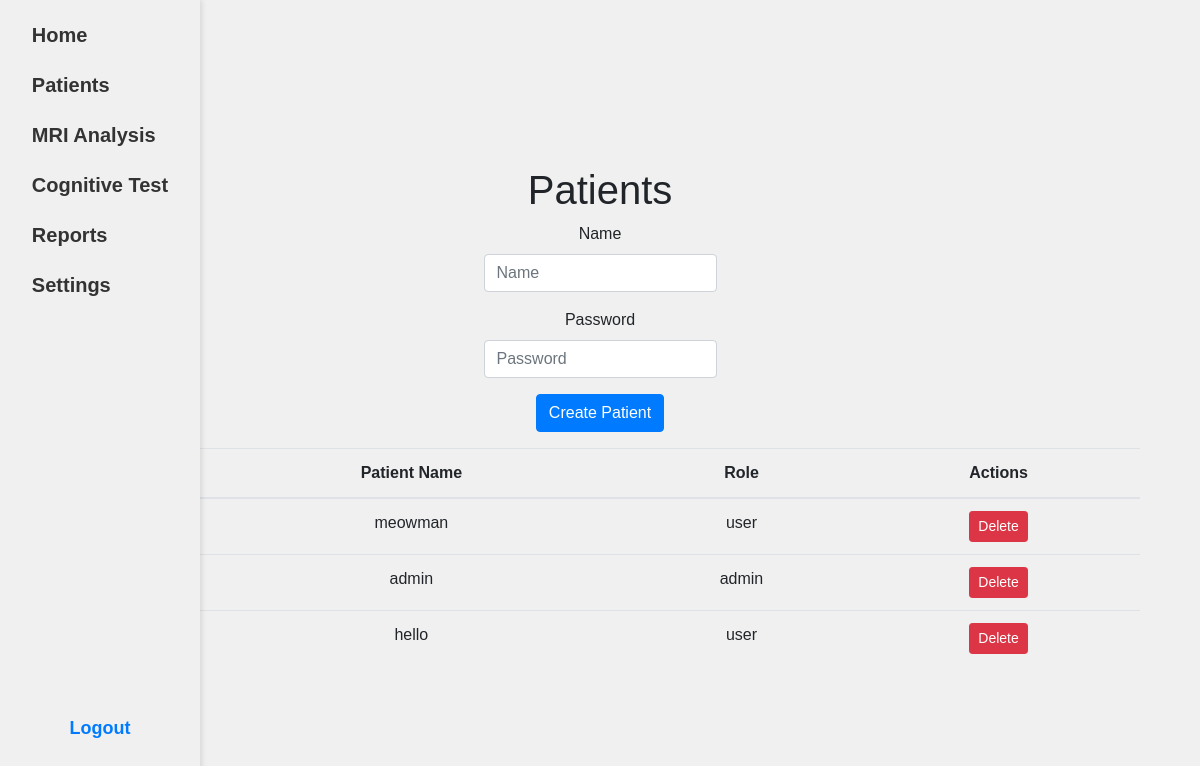
Before: /patients with the older database file.
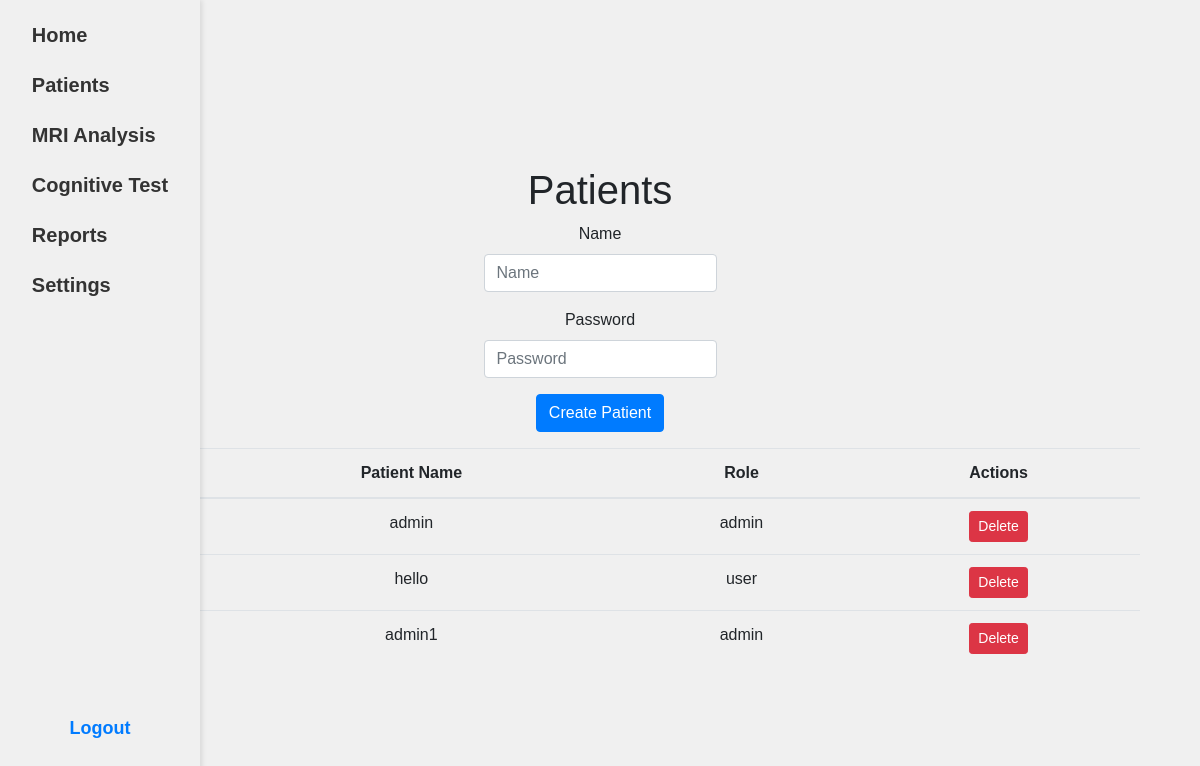
After: the same page with the newer database file.
### app.py (models this page shows, shortened)
class User(UserMixin, db.Model):
    id = db.Column(db.Integer, primary_key=True)
    username = db.Column(db.String(100), unique=True)
    password_hash = db.Column(db.String(100))
    is_admin = db.Column(db.Boolean, default=False)
    cognitive_tests = db.relationship('CognitiveTestData', backref='user', lazy=True)

### app.py (the view)
@app.route('/patients')
def patients():
    patients_data = User.query.all()  # Fetch all patients from the "user" table
    return render_template('admin/patients.html', patients=patients_data)

### templates/admin/patients.html (shortened to what this page needs)
<!DOCTYPE html>
<html lang="en">
<head>
    <link rel="stylesheet" href="https://stackpath.bootstrapcdn.com/bootstrap/4.5.2/css/bootstrap.min.css">
</head>
<body>
{% include 'admin/admin_navbar.html' %}
<div class="container mt-4">
    <div class="container mt-4">
    <h1>Patients</h1>
        <form method="POST" action="{{ url_for('create_patient') }}" class="mb-3">
            <div class="form-group">
                <label for="name">Name</label>
                <input type="text" name="name" id="name" class="form-control" placeholder="Name" required>
            </div>
            <div class="form-group">
                <label for="password">Password</label>
                <input type="password" name="password" id="password" class="form-control" placeholder="Password" required>
            </div>
            <button type="submit" class="btn btn-primary">Create Patient</button>
        </form>
        <table class="table">
            <thead>
                <tr>
                    <th>ID</th>
                    <th>Patient Name</th>
                    <th>Role</th>
                    <th>Actions</th>
                </tr>
            </thead>
            <tbody>
                {% for patient in patients %}
                <tr>
                    <td>{{ patient.id }}</td>
                    <td>{{ patient.username }}</td>
                    <td>{{ 'admin' if patient.is_admin else 'user' }}</td>
                    <td>
                        <a href="{{ url_for('delete_patient', patient_id=patient.id) }}" class="btn btn-danger btn-sm">Delete</a>
                    </td>
                </tr>
                {% endfor %}
            </tbody>
        </table>
    </div>
</body>
</html>

### templates/admin/admin_navbar.html (shortened to what this page needs)
<!DOCTYPE html>
<html lang="en">
<head>
    <link rel="stylesheet" href="{{ url_for('static', filename='css/style.css') }}">
</head>
<body>
    <nav class="navbar">
        <ul>
            <li><a href="{{ url_for('admin_dashboard') }}">Home</a></li>
            <li><a href="{{ url_for('patients') }}">Patients</a></li>
            <li><a href="{{ url_for('mri_analysis') }}">MRI Analysis</a></li>
            <li><a href="{{ url_for('cognitive_test') }}">Cognitive Test</a></li>
            <li><a href="{{ url_for('admin_reports') }}">Reports</a></li>
            <li><a href="{{ url_for('settings') }}">Settings</a></li>
        </ul>
        <div class="navbar-footer">
            <a href="{{ url_for('logout') }}">Logout</a>
        </div>
    </nav>
</body>
</html>

### static/css/style.css (style rules this page uses)
body { display: flex; justify-content: center; align-items: center; height: 100vh; background-color: #f0f0f0; font-family: Arial, sans-serif; }
.form-control { padding: 0.375rem 0.75rem; font-size: 1rem; line-height: 1.5; color: #495057; background-color: #fff; background-clip: padding-box; border: 1px solid #ced4da; border-radius: 0.25rem; transition: border-color .15s ease-in-out,box-shadow .15s ease-in-out; box-sizing: border-box; }
.container { display: flex; flex-direction: column; align-items: center; justify-content: center; text-align: center; height: 100vh; background-color: #f0f0f0; }

### templates/admin/admin_navbar.html (style rules this page uses)
.navbar { width: 200px; height: 100%; position: fixed; left: 0; top: 0; background-color: #f0f0f0; box-shadow: 2px 0 5px rgba(0, 0, 0, 0.1); padding: 20px; display: flex; flex-direction: column; justify-content: space-between; }
.navbar ul { list-style: none; padding: 0; }
.navbar ul li { margin-bottom: 20px; }
.navbar ul li a { text-decoration: none; color: #333; font-weight: bold; font-size: 20px; }
.navbar-footer { text-align: left; font-size: 20px; margin-top: 30px; margin-bottom: 50px; }
.navbar-footer a { text-decoration: none; color: #007bff; font-weight: bold; font-size: 18px; }

Changed rows visible on the page:
removed User: username "meowman", is_admin "user"
added User: username "admin1", is_admin "admin"
